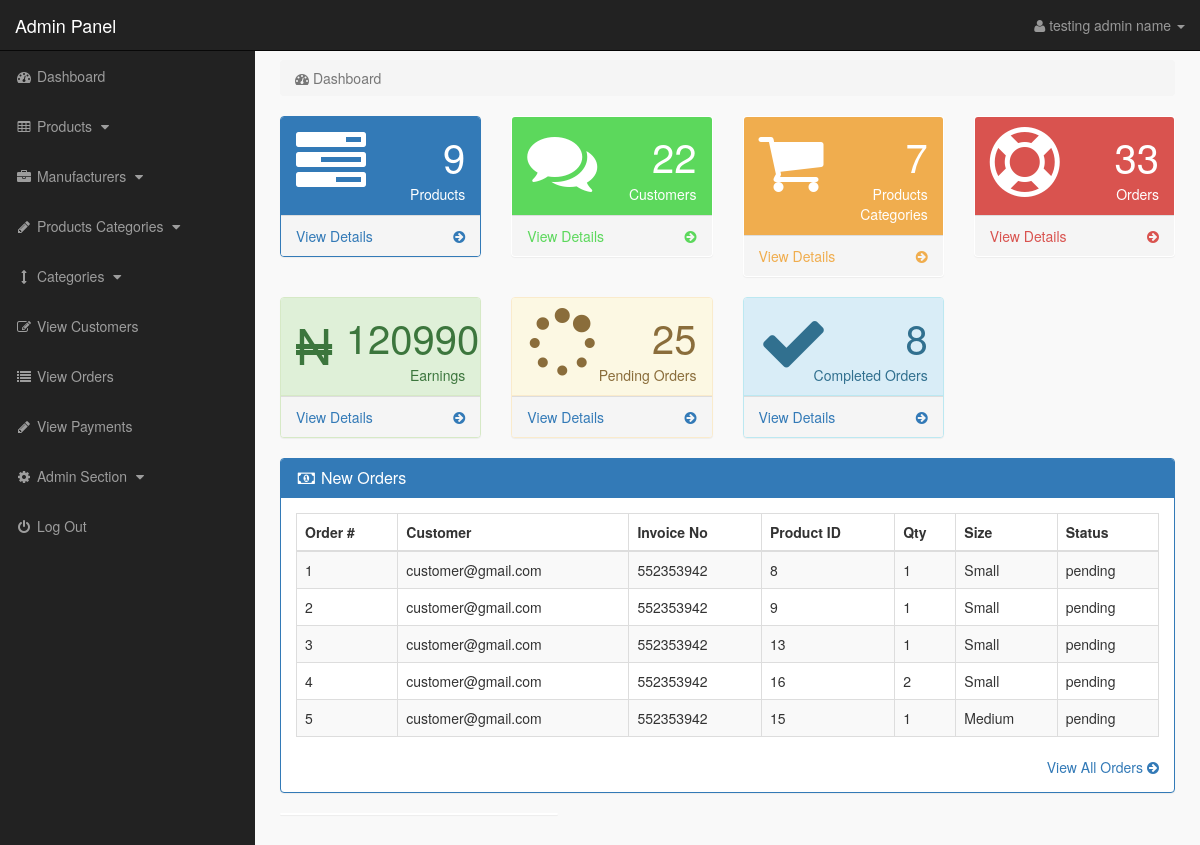
The app's page /admin_area/index.php?dashboard (signed in) with its own data.
### tables this page shows
CREATE TABLE `pending_orders` (
  `order_id` int(10) NOT NULL,
  `customer_id` int(10) NOT NULL,
  `invoice_no` int(10) NOT NULL,
  `product_id` text NOT NULL,
  `qty` int(10) NOT NULL,
  `size` text NOT NULL,
  `order_status` text NOT NULL
);

CREATE TABLE `customers` (
  `customer_id` int(10) NOT NULL,
  `customer_name` varchar(255) NOT NULL,
  `customer_email` varchar(255) NOT NULL,
  `customer_pass` varchar(255) NOT NULL,
  `customer_contact` varchar(255) NOT NULL,
  `location` varchar(255) NOT NULL,
  `age` int(50) NOT NULL,
  `customer_address` text NOT NULL,
  `customer_image` text NOT NULL,
  `customer_confirm_code` text NOT NULL,
  `business_type` varchar(100) NOT NULL,
  `status` varchar(20) NOT NULL
);

### admin_area/dashboard.php (the view, shortened to what this page needs)
<?php
if(!isset($_SESSION['admin_email'])){
echo "<script>window.open('login.php','_self')</script>";
}
else {
?>
<div class="row">
<div class="col-lg-12">
<ol class="breadcrumb">
<li class="active">
<i class="fa fa-dashboard"></i> Dashboard
</li>
</ol>
</div>
</div>
<div class="row">
<div class="col-lg-3 col-md-6">
<div class="panel panel-primary">
<div class="panel-heading">
<div class="row">
<div class="col-xs-3">
<i class="fa fa-tasks fa-5x"> </i>
</div>
<div class="col-xs-9 text-right">
<div class="huge"> <?php echo $count_products; ?> </div>
<div>Products</div>
</div>
</div>
</div>
<a href="index.php?view_products">
<div class="panel-footer">
<span class="pull-left"> View Details </span>
<span class="pull-right"> <i class="fa fa-arrow-circle-right"></i> </span>
<div class="clearfix"></div>
</div>
</a>
</div>
</div>
<div class="col-lg-3 col-md-6">
<div class="panel panel-green">
<div class="panel-heading">
<div class="row">
<div class="col-xs-3">
<i class="fa fa-comments fa-5x"> </i>
</div>
<div class="col-xs-9 text-right">
<div class="huge"> <?php echo $count_customers; ?> </div>
<div>Customers</div>
</div>
</div>
</div>
<a href="index.php?view_customers">
<div class="panel-footer">
<span class="pull-left"> View Details </span>
<span class="pull-right"> <i class="fa fa-arrow-circle-right"></i> </span>
<div class="clearfix"></div>
</div>
</a>
</div>
</div>
<div class="col-lg-3 col-md-6">
<div class="panel panel-yellow">
<div class="panel-heading">
<div class="row">
<div class="col-xs-3">
<i class="fa fa-shopping-cart fa-5x"> </i>
</div>
<div class="col-xs-9 text-right">
<div class="huge"> <?php echo $count_p_categories; ?> </div>
<div>Products Categories</div>
</div>
</div>
</div>
<a href="index.php?view_p_cats">
<div class="panel-footer">
<span class="pull-left"> View Details </span>
<span class="pull-right"> <i class="fa fa-arrow-circle-right"></i> </span>
<div class="clearfix"></div>
</div>
</a>
</div>
</div>
<div class="col-lg-3 col-md-6">
<div class="panel panel-red">
<div class="panel-heading">
<div class="row">
<div class="col-xs-3">
<i class="fa fa-support fa-5x"> </i>
</div>
<div class="col-xs-9 text-right">
<div class="huge"> <?php echo $count_total_orders; ?> </div>
<div>Orders</div>
</div>
</div>
</div>
<a href="index.php?view_orders">
<div class="panel-footer">
<span class="pull-left"> View Details </span>
<span class="pull-right"> <i class="fa fa-arrow-circle-right"></i> </span>
<div class="clearfix"></div>
</div>
</a>
</div>
</div>
</div>
<div class="row">
    <div class="col-lg-3 col-md-6">
        <div class="panel panel-success">
        <div class="panel-heading">
        <div class="row">
        <div class="col-xs-3">
        <span style="text-decoration-line: line-through; text-decoration-style: double; font-size: 50px;">N</span>
        </div>
        <div class="col-xs-9 text-right">
        <div class="huge"> <?php echo $count_total_earnings ?> </div>
        <div>Earnings</div>
        </div>
        </div>
        </div>
        <a href="index.php?view_orders">
        <div class="panel-footer">
        <span class="pull-left"> View Details </span>
        <span class="pull-right"> <i class="fa fa-arrow-circle-right"></i> </span>
        <div class="clearfix"></div>
        </div>
        </a>
        </div>
        </div>
        <div class="col-lg-3 col-md-6">
            <div class="panel panel-warning">
            <div class="panel-heading">
            <div class="row">
            <div class="col-xs-3">
            <i class="fa fa-spinner fa-5x"> </i>
            </div>
            <div class="col-xs-9 text-right">
            <div class="huge"> <?php echo $count_pending_orders ?> </div>
            <div>Pending Orders</div>
            </div>
            </div>
            </div>
            <a href="index.php?view_orders">
            <div class="panel-footer">
            <span class="pull-left"> View Details </span>
            <span class="pull-right"> <i class="fa fa-arrow-circle-right"></i> </span>
            <div class="clearfix"></div>
            </div>
            </a>
            </div>
            </div>
            <div class="col-lg-3 col-md-6">
                <div class="panel panel-info">
                <div class="panel-heading">
                <div class="row">
                <div class="col-xs-3">
                <i class="fa fa-check fa-5x"> </i>
                </div>
                <div class="col-xs-9 text-right">
                <div class="huge"> <?php echo $count_completed_orders ?> </div>
                <div>Completed Orders</div>
                </div>
                </div>
                </div>
                <a href="index.php?view_orders">
                <div class="panel-footer">
                <span class="pull-left"> View Details </span>
                <span class="pull-right"> <i class="fa fa-arrow-circle-right"></i> </span>
                <div class="clearfix"></div>
                </div>
                </a>
                </div>
                </div>
</div>
<div class="row" >
<div class="col-lg-12" >
<div class="panel panel-primary" >
<div class="panel-heading" >
<h3 class="panel-title" >
<i class="fa fa-money fa-fw" ></i> New Orders
</h3>
</div>
<div class="panel-body" >
<div class="table-responsive" >
<table class="table table-bordered table-hover table-striped" >
<thead>
<tr>
<th>Order #</th>
<th>Customer</th>
<th>Invoice No</th>
<th>Product ID</th>
<th>Qty</th>
<th>Size</th>
<th>Status</th>
</tr>
</thead>
<tbody>
<?php
$i = 0;
$get_order = "select * from pending_orders order by 1 DESC LIMIT 0,5";
$run_order = mysqli_query($con,$get_order);
while($row_order=mysqli_fetch_array($run_order)){
$c_id = $row_order['customer_id'];
$invoice_no = $row_order['invoice_no'];
$product_id = $row_order['product_id'];
$qty = $row_order['qty'];
$size = $row_order['size'];
$order_status = $row_order['order_status'];
$i++;
?>
<tr>
<td><?php echo $i; ?></td>
<td>
<?php
$get_customer = "select * from customers where customer_id='$c_id'";
$run_customer = mysqli_query($con,$get_customer);
$row_customer = mysqli_fetch_array($run_customer);
$customer_email = $row_customer['customer_email'];
echo $customer_email;
?>
</td>
<td><?php echo $invoice_no; ?></td>
<td><?php echo $product_id; ?></td>
<td><?php echo $qty; ?></td>
<td><?php echo $size; ?></td>
<td>
<?php
if($order_status=='pending'){
echo $order_status='pending';
}
else {
echo $order_status='Complete';
}
?>
</td>
</tr>
<?php } ?>
</tbody>
</table>
</div>
<div class="text-right" >
<a href="index.php?view_orders" >
View All Orders <i class="fa fa-arrow-circle-right" ></i>
</a>
</div>
</div>
</div>
</div>
<div class="col-md-4">
<div class="panel">
</div>
</div>
</div>
<?php } ?>

### admin_area/includes/sidebar.php (shortened to what this page needs)
<?php
if(!isset($_SESSION['admin_email'])){
echo "<script>window.open('login.php','_self')</script>";
}
else {
?>
<nav class="navbar navbar-inverse navbar-fixed-top" >
<div class="navbar-header" >
<a class="navbar-brand" href="index.php?dashboard" >Admin Panel</a>
</div>
<ul class="nav navbar-right top-nav" >
<li class="dropdown" >
<a href="#" class="dropdown-toggle" data-toggle="dropdown" >
<i class="fa fa-user" ></i>
<?php echo $admin_name; ?> <b class="caret" ></b>
</a>
</li>
</ul>
<div class="collapse navbar-collapse navbar-ex1-collapse">
<ul class="nav navbar-nav side-nav">
<li>
<a href="index.php?dashboard">
<i class="fa fa-fw fa-dashboard"></i> Dashboard
</a>
</li>
<li>
<a href="#" data-toggle="collapse" data-target="#products">
<i class="fa fa-fw fa-table"></i> Products
<i class="fa fa-fw fa-caret-down"></i>
</a>
</li>
<li>
<a href="#" data-toggle="collapse" data-target="#manufacturers">
<i class="fa fa-fw fa-briefcase"></i> Manufacturers
<i class="fa fa-fw fa-caret-down"></i>
</a>
</li>
<li>
<a href="#" data-toggle="collapse" data-target="#p_cat">
<i class="fa fa-fw fa-pencil"></i> Products Categories
<i class="fa fa-fw fa-caret-down"></i>
</a>
</li>
<li>
<a href="#" data-toggle="collapse" data-target="#cat">
<i class="fa fa-fw fa-arrows-v"></i> Categories
<i class="fa fa-fw fa-caret-down"></i>
</a>
</li>
<li>
<a href="index.php?view_customers">
<i class="fa fa-fw fa-edit"></i> View Customers
</a>
</li>
<li>
<a href="index.php?view_orders">
<i class="fa fa-fw fa-list"></i> View Orders
</a>
</li>
<li>
<a href="index.php?view_payments">
<i class="fa fa-fw fa-pencil"></i> View Payments
</a>
</li>
<li>
<a href="#" data-toggle="collapse" data-target="#users">
<i class="fa fa-fw fa-gear"></i> Admin Section
<i class="fa fa-fw fa-caret-down"></i>
</a>
</li>
<li>
<a href="logout.php">
<i class="fa fa-fw fa-power-off"></i> Log Out
</a>
</li>
</ul>
</div>
</nav>
<?php } ?>

### admin_area/css/style.css (style rules this page uses)
body { margin-top:100px; }
@media (min-width: 768px) { body { margin-top:50px; } }
.top-nav { padding:0 15px; }
.top-nav>li { display:inline-block; float:left; }
.top-nav>li>a { padding-top:15px; padding-bottom:15px; line-height:20px; color:#999; }
@media (min-width: 768px) { .side-nav { position:fixed; top:51px; width:255px; border-radius:0; overflow-y:auto; background-color: #222; bottom:0; overflow-x:hidden; padding-bottom:40px; } }
@media (min-width: 768px) { .side-nav>li>a { width:255px; } }
.huge { font-size:40px; line-height:normal; }
.panel-green > .panel-heading { color:#fff; background-color:#5cd85c; }
.panel-green > a { color:#5cd85c; }
.panel-red > .panel-heading { color:#fff; background-color:#d9534f; }
.panel-red > a { color:#d9534f; }
.panel-yellow > .panel-heading { color:#fff; background-color:#f0ad4e; }
.panel-yellow > a { color:#f0ad4e; }
.panel-body { border-radius:5px; }

### records on screen
pending_orders: customer.customer_email "customer@gmail.com", invoice_no "552353942", product "8", qty "1", size "Small"
pending_orders: customer.customer_email "customer@gmail.com", invoice_no "552353942", product "9", qty "1", size "Small"
pending_orders: customer.customer_email "customer@gmail.com", invoice_no "552353942", product "13", qty "1", size "Small"
pending_orders: customer.customer_email "customer@gmail.com", invoice_no "552353942", product "16", qty "2", size "Small"
pending_orders: customer.customer_email "customer@gmail.com", invoice_no "552353942", product "15", qty "1", size "Medium"

### other values on screen
$admin_name "testing admin name"
$count_products "9"
$count_customers "22"
$count_p_categories "7"
$count_total_orders "33"
$count_total_earnings "120990"
$count_pending_orders "25"
$count_completed_orders "8"
